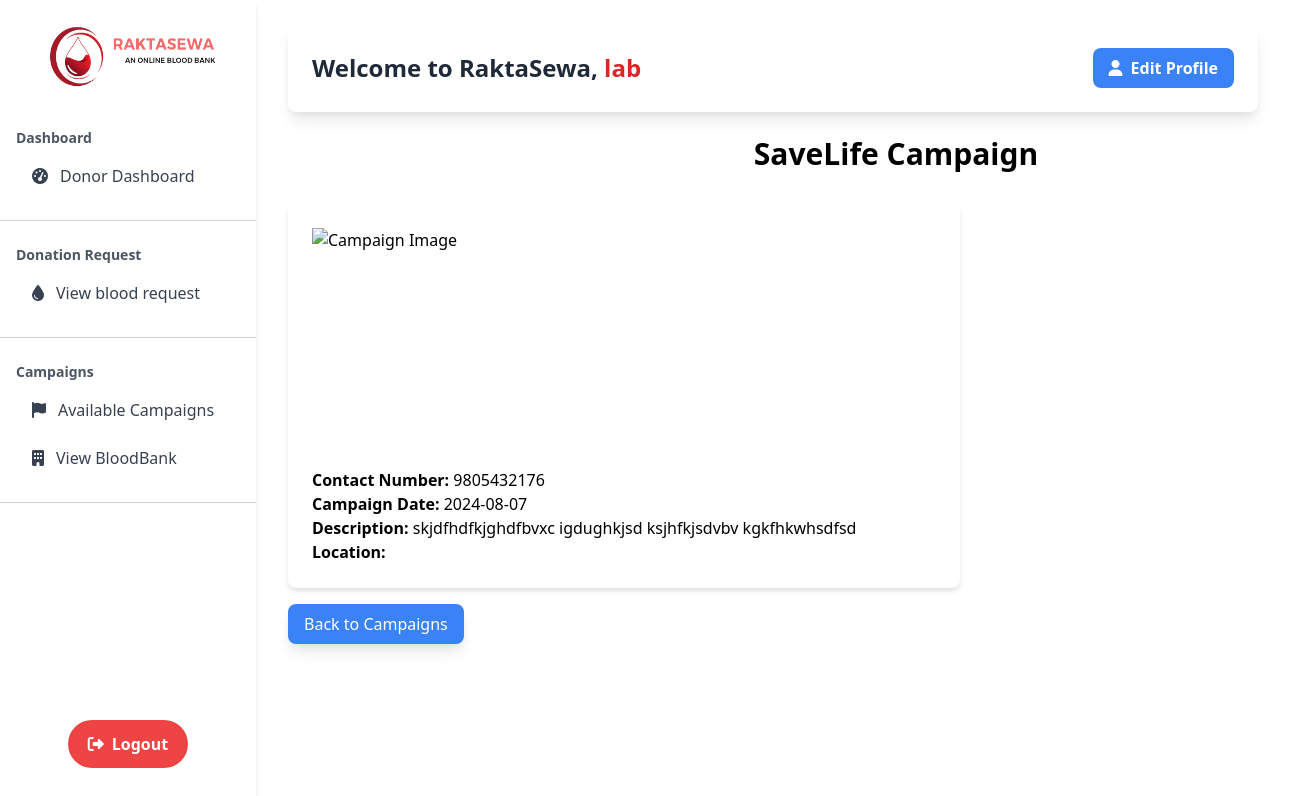
The page /Donordashboard/campaign_detail.php?id=1 (signed in) on the database its author committed.
### tables this page shows
CREATE TABLE `campaigns` (
  `id` int(11) NOT NULL,
  `campaign_name` varchar(255) NOT NULL,
  `contact_number` varchar(15) NOT NULL,
  `campaign_date` date NOT NULL,
  `description` text NOT NULL,
  `bloodbank_id` int(10) UNSIGNED NOT NULL,
  `location` varchar(255) NOT NULL,
  `latitude` decimal(10,8) DEFAULT NULL,
  `longitude` decimal(11,8) DEFAULT NULL
);

### Donordashboard/campaign_detail.php (the view, shortened to what this page needs)
<?php
require('../connection.php');
$campaignId = $_GET['id'];
$sql = "SELECT * FROM campaigns WHERE id = ?";
$stmt = $con->prepare($sql);
$stmt->bind_param('i', $campaignId);
$stmt->execute();
$result = $stmt->get_result();
$campaign = $result->fetch_assoc();
?>
<!DOCTYPE html>
<html lang="en">
<head>
    <link href="https://cdn.jsdelivr.net/npm/tailwindcss@2.2.19/dist/tailwind.min.css" rel="stylesheet">
</head>
<body class="">
    <section class="ml-64 px-8 container mx-auto">
        <h1 class="text-3xl font-bold mb-8 text-center"><?php echo htmlspecialchars($campaign['campaign_name']); ?></h1>
        <div class="bg-white p-6 rounded-lg shadow-md max-w-2xl">
        <img src="../img/slide1.png" alt="Campaign Image" class="w-full h-60 object-cover">
            <p><strong>Contact Number:</strong> <?php echo htmlspecialchars($campaign['contact_number']); ?></p>
            <p><strong>Campaign Date:</strong> <?php echo htmlspecialchars($campaign['campaign_date']); ?></p>
            <p><strong>Description:</strong> <?php echo htmlspecialchars($campaign['description']); ?></p>
            <p ><strong>Location:</strong><?php
                        echo htmlspecialchars($campaign['location']);?></p>
        </div>
        <a href="viewCampaigns.php" class="mt-4 inline-block bg-blue-500 hover:bg-blue-600 transition-colors duration-300 text-white py-2 px-4 rounded-lg shadow-lg focus:outline-none focus:ring-2 focus:ring-blue-500">
            Back to Campaigns
        </a>
    </section>
</body>
</html>

### rows shown on the page
campaigns: campaign_name "SaveLife Campaign", contact_number "9805432176", campaign_date "2024-08-07", description "skjdfhdfkjghdfbvxc igdughkjsd ksjhfkjsdvbv kgkfhkwhsdfsd"

### other values the page prints
$_SESSION['donorname'] "lab"
